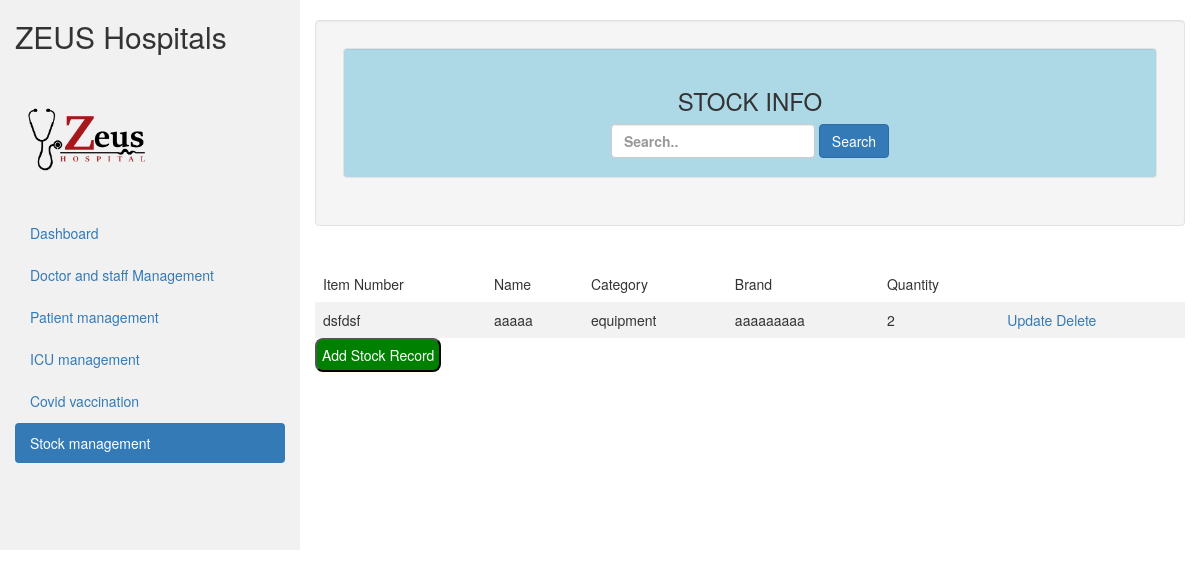
/EquipmentManagement/HTML/stock.php, run on the app's committed database.
### tables this page shows
CREATE TABLE `stock` (
  `id` varchar(20) NOT NULL,
  `name` varchar(20) NOT NULL,
  `category` varchar(30) NOT NULL,
  `brand` varchar(20) NOT NULL,
  `quantity` int(11) NOT NULL
);

### EquipmentManagement/HTML/stock.php (the view, shortened to what this page needs)
<!DOCTYPE html>
<html lang="en">
<head>
  <link rel="stylesheet" href="https://maxcdn.bootstrapcdn.com/bootstrap/3.4.1/css/bootstrap.min.css">
  <link res="stylesheet" href="../../AdminDashboard/adminDash.css">
</head>
<body>
<div class="container-fluid">
  <div class="row content">
    <div class="col-sm-3 sidenav hidden-xs">
      <h2>ZEUS Hospitals</h2>
      <img  style="width:150px; height:150px ;"  src="../../HomePage/Images/NavLogo.png">
      <ul class="nav nav-pills nav-stacked">
      <li ><a href="../../AdminDashboard/adminDash.php">Dashboard</a></li>
        <li ><a href="../../DoctorAndStaffManagement/HTML/staff.php">Doctor and staff Management</a></li>
        <li><a href="../../PatientManagement/HTML/patient.php">Patient management</a></li>
        <li><a href="../../ICUManagement/HTML/icu.php">ICU management</a></li>
        <li ><a href="../../CovidTestingAndVaccination/HTML/testing.php">Covid vaccination</a></li>
        <li class="active"><a href="#">Stock management</a></li>
      </ul><br>
    </div>
    <br>
    <div>
<div class="col-sm-9" >
<div class="well">
        <table>
            <tr>
                <td>
                <div class="well" id="dashco">
            <h3 class="empal">STOCK INFO</h3>
          <div>
            <form class="form-inline" method="POST" action=""><input type="text"
            name="search" class="form-control" placeholder="Search..">
            <button type="submit" name="save" class="btn btn-primary">Search</button></form>
            </div>
            </div>
</table>
</div>
            <br>
            <?php
               $host = "localhost";
               $user = "root";
               $password = "";
               $db = "zeus";
               $conn = mysqli_connect($host,$user,$password,$db);
              $result = mysqli_query($conn,"SELECT * FROM stock");
?>
<?php
if (mysqli_num_rows($result) > 0) {
?>
                    <table>
                        <tr>
                          <td>Item Number</td>
                        <td>Name</td>
                        <td>Category</td>
                        <td>Brand</td>
                        <td>Quantity</td>
                        </tr>
                          <?php
                          while($row = mysqli_fetch_array($result)) {
                          ?>
                        <tr>
                          <td><?php echo $row["id"]; ?></td>
                          <td><?php echo $row["name"]; ?></td>
                          <td><?php echo $row["category"]; ?></td>
                          <td><?php echo $row["brand"]; ?></td>
                        <td><?php echo $row["quantity"]; ?></td>
                        <td><a href="../PHP/updateStock.php?id=<?php echo $row["id"]; ?>">Update</a>
                        <a href="../PHP/deleteStock.php?id=<?php echo $row["id"]; ?>">Delete</a></td>
                          </tr>
                          <?php
                          }
                          ?>
                    </table>
                    <?php
                      }
                      else
                      {
                          echo "No result found";
                      }
                      ?>
<button class="btncreate">  <a style="text-decoration:none; color:white;" href="../HTML/addStock.html"> Add Stock Record</a>
    </div>
  </div>
</div>
</body>
</html>

### EquipmentManagement/HTML/stock.php (style rules this page uses)
.row.content { height: 550px }
.sidenav { background-color: #f1f1f1; height: 100%; }
table { border-collapse: collapse; width: 100%; }
th, td { text-align: left; padding: 8px; }
tr:nth-child(even) { background-color: #f2f2f2 }
.btncreate { background-color: green; border-radius:8px; padding:5px; color:white; }
#dashco { background-color: #ADD8E6; text-align: center; font-weight:bold; }

### data on the page
stock: id "dsfdsf", name "aaaaa", category "equipment", brand "aaaaaaaaa", quantity "2"
